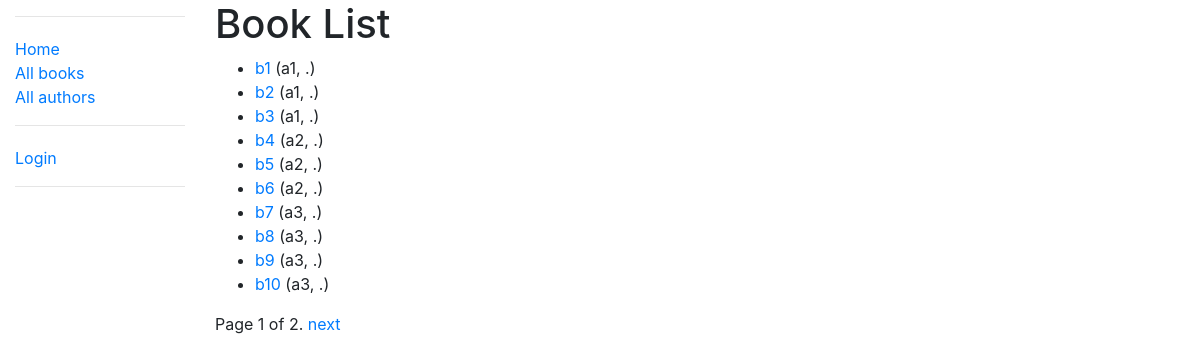
/catalog/books/, run on the app's committed database.
### catalog/models.py (models this page shows, shortened)
class Book(models.Model):
    title = models.CharField(max_length=200)
    author = models.ForeignKey('Author', on_delete=models.SET_NULL, null=True)
    summary = models.TextField(max_length=1000, help_text='Enter a brief description of the book')
    isbn = models.CharField('ISBN', max_length=13, help_text='13 Character <a href="https://www.isbn-international.org/content/what-isbn">ISBN number</a>')
    genre = models.ManyToManyField(Genre, help_text='Select a genre for this book')
    def display_genre(self):
        """Create a string for the Genre. This is required to display genre in Admin."""
        return ', '.join(genre.name for genre in self.genre.all()[:3])
    display_genre.short_description = 'Genre'
    def get_absolute_url(self):
        return reverse('book-detail', args=[str(self.id)])

class Author(models.Model):
    first_name = models.CharField(max_length=100)
    last_name = models.CharField(max_length=100)
    date_of_birth = models.DateField(null=True, blank=True)
    date_of_death = models.DateField('died', null=True, blank=True)
    class Meta:
        ordering = ['last_name', 'first_name']
    def __str__(self):
        return f'{self.last_name}, {self.first_name}'

### catalog/views.py (the view)
# urls.py: path('books/', views.BookListView.as_view(), name='books'),
class BookListView(generic.ListView):
    model = Book
    paginate_by = 10

### catalog/templates/catalog/book_list.html
{% extends "base_generic.html" %}
{% block content %}
  <h1>Book List</h1>
  {% if book_list %}
  <ul>
    {% for book in book_list %}
      <li>
        <a href="{{ book.get_absolute_url }}">{{ book.title }}</a> ({{book.author}})
      </li>
    {% endfor %}
  </ul>
  {% else %}
    <p>There are no books in the library.</p>
  {% endif %}
{% endblock %}

### catalog/templates/base_generic.html (shortened to what this page needs)
<!DOCTYPE html>
<html lang="en">
<head>
  <link rel="stylesheet" href="https://stackpath.bootstrapcdn.com/bootstrap/4.1.3/css/bootstrap.min.css">
  {% load static %}
  <link rel="stylesheet" href="{% static 'css/styles.css' %}">
</head>
<body>
  <div class="container-fluid">
    <div class="row">
      <div class="col-sm-2">
        {% block sidebar %}
        <hr />
        <ul class="sidebar-nav">
          <li><a href="{% url 'index' %}">Home</a></li>
          <li><a href="{% url 'books' %}">All books</a></li>
          <li><a href="{% url 'authors' %}">All authors</a></li>
        </ul>
        <hr />
        <ul class="sidebar-nav">
         {% if user.is_authenticated %}
           <li>User: {{ user.get_username }}</li>
           <li><a href="{% url 'my-borrowed' %}">My Borrowed</a></li>
           <li><a href="{% url 'logout'%}?next={{request.path}}">Logout</a></li>
         {% else %}
           <li><a href="{% url 'login'%}?next={{request.path}}">Login</a></li>
         {% endif %}
        </ul>
        <hr />
      {% endblock %}
      </div>
      <div class="col-sm-10 ">{% block content %}{% endblock %}
        {% block pagination %}
    {% if is_paginated %}
        <div class="pagination">
            <span class="page-links">
                <span class="page-current">
                    Page {{ page_obj.number }} of {{ page_obj.paginator.num_pages }}.
                </span>
                {% if page_obj.has_next %}
                    <a href="{{ request.path }}?page={{ page_obj.next_page_number }}">next</a>
                {% endif %}
            </span>
        </div>
    {% endif %}
  {% endblock %}
      </div>
    </div>
  </div>
</body>
</html>

### catalog/static/css/styles.css (style rules this page uses)
.sidebar-nav { margin-top: 20px; padding: 0; list-style: none; }

### data on the page
Book: title "b1", author "a1, ."
Book: title "b2", author "a1, ."
Book: title "b3", author "a1, ."
Book: title "b4", author "a2, ."
Book: title "b5", author "a2, ."
Book: title "b6", author "a2, ."
Book: title "b7", author "a3, ."
Book: title "b8", author "a3, ."
Book: title "b9", author "a3, ."
Book: title "b10", author "a3, ."

### other printed values
{{ page_obj.number }} "1"
{{ page_obj.paginator.num_pages }} "2"
